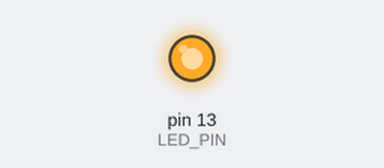
A program run on a simulated Arduino Uno, built with avr-gcc and run on an emulated ATmega328P. Shown: output pins drawn as LEDs (lit = HIGH).

Above: at 0.2 s.
At 17.0 s:
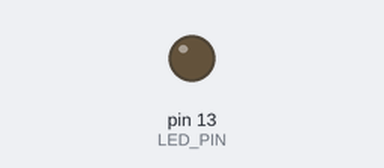
Timing chart, 0 to 23.4 s (numbered marks = the images above):
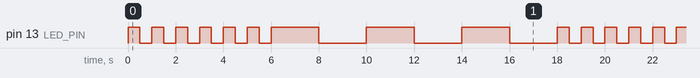

Measured:
- by itself, pin 13 (LED_PIN): repeats every 18.0 s: 5 × (LOW 0.50 s, HIGH 0.50 s), LOW 0.50 s, 3 × (HIGH 2.0 s, LOW 2.0 s), HIGH 0.50 s
- by itself, everything shown: repeats every 18.0 s, in 18 steps

The program:

main.cpp
```cpp
#include <Arduino.h>

/*
  Simple Blink sketch
  simple-blink.cpp
  Use for PlatformIO demo

  From original Arduino Blink Sketch
  https://www.arduino.cc/en/Tutorial/Blink

  DroneBot Workshop 2021
  https://dronebotworkshop.com
*/

// Set LED_BUILTIN if undefined or not pin 13
#define LED_PIN 13

void blink_led(int LED, int delaytime)
{
  // Set output HIGH for specified time.
  digitalWrite(LED, HIGH);
  delay(delaytime);

  // Set output LOW for specified time.
  digitalWrite(LED,LOW);
  delay(delaytime);
}

void setup()
{
  // Initialize LED pin as an output.
  pinMode(LED_PIN, OUTPUT);
}

void loop()
{
  // Blink the LED at half-second interval six times.
  for (int i = 0;i < 6; i++) {
    blink_led(LED_PIN, 500);
  }
  // Blink the LED at two-second interval three times.
  for (int i = 0;i < 3; i++) {
    blink_led(LED_PIN, 2000);
  }
}
```
